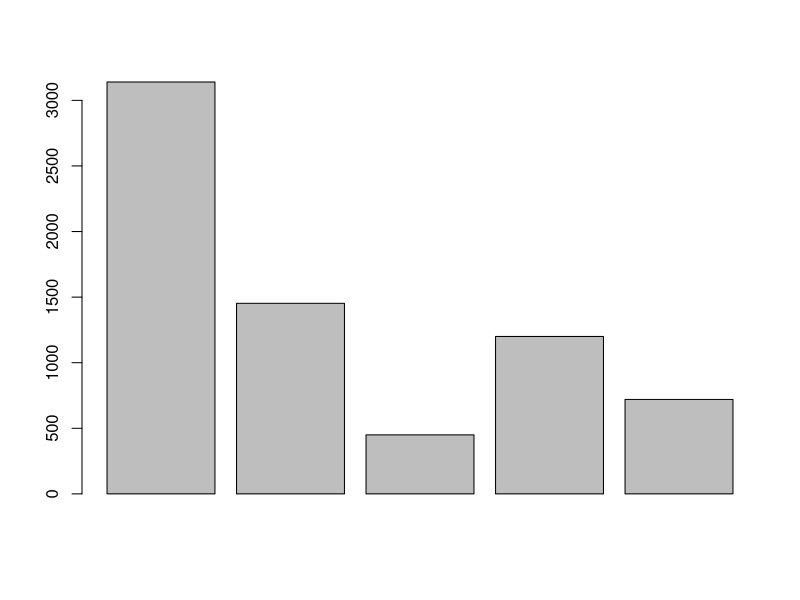
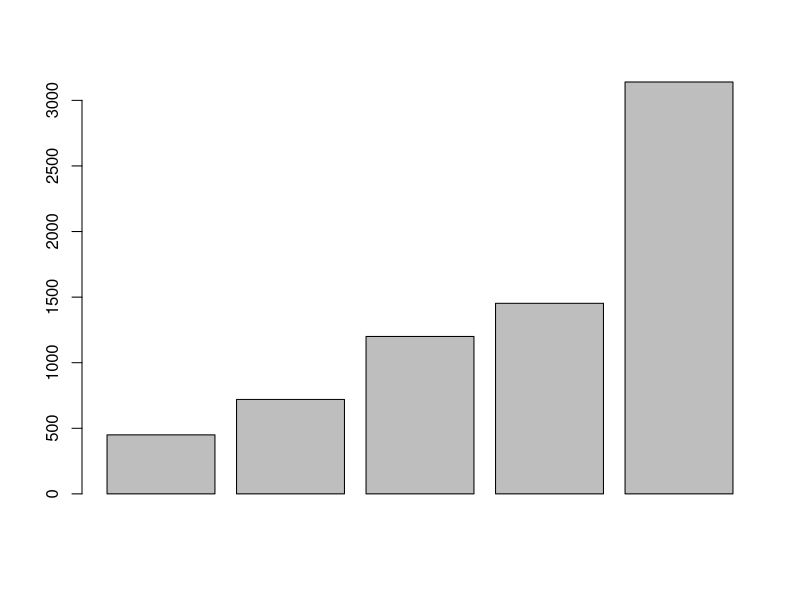
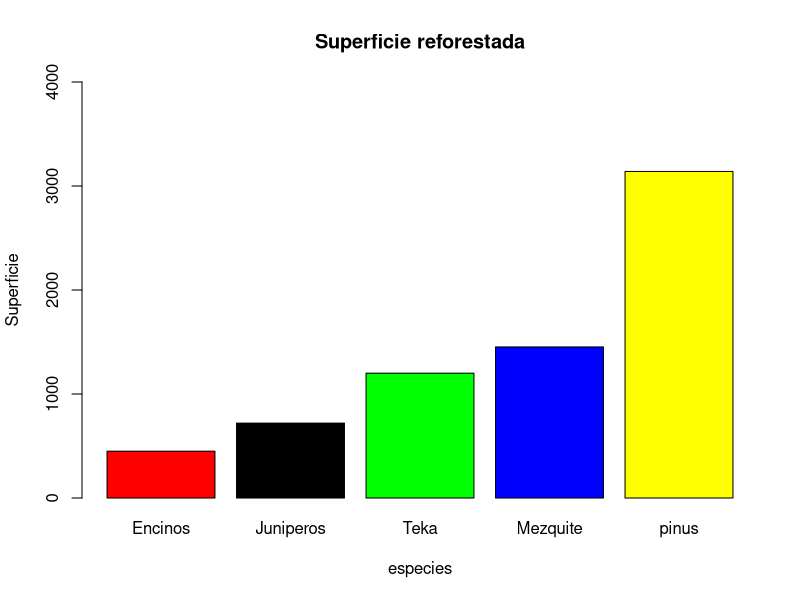

Recreate these plots in R, in order.
#Alumno: Luis_Miguel_Toribio_Ferrer
#Matricula: 2173385
#Fecha:03/02/2022

#Asignación 1: Primer análisis en R

#Parte 2: Problemas

# Problema 01: ------------------------------------------------------------

#Especies 

Pinus <- 3140
Pinus

Mezquite <- 1453
Mezquite

Encinos <- 450 
Encinos

Teka <- 1200
Teka 

Juniperos <- 720
Juniperos


superficie <- c(Pinus,Mezquite, Encinos, Teka, Juniperos)

barplot(superficie)

#Descubra cómo utilizar sort() para ordenar los elementos en la variable superficie, con el fin de organizar elementos en gastos en orden creciente

sort(superficie)

#Descubra cómo utilizar sort() y barplot() para producir un gráfico de barras con barras en orden decreciente


barplot(sort(superficie))

# Opcional: Mostrar los nombres de las variables debajo de cada una de las barras

datos <- c('Encinos','Juniperos', 'Teka','Mezquite','pinus')
hectareas <- c(450,720,1200,1453,3140)

barplot(height=hectareas, names=datos,  
        col=c('red','black','green','blue', 'yellow'),
        xlab="especies",
        ylab="Superficie",
        main="Superficie reforestada",
        ylim= c(0,4000))

#Determine la media de la variable superficie

mean(superficie)


# Problema 02: ------------------------------------------------------------

#Ingresar los datos en una variable llamada germinación

germinacion <- c(4, 1, 6, 2, 4, 2, 4, 2, 4, 6, 3, 5, 3, 2, 5, 4, 0, 5, 4,
                 2, 4, 5, 3, 5, 3, 5, 4, 3, 6, 2)
germinacion

#Determinar la media de germinación de las 30 cajas Petri

mean(germinacion)

#Averigue como determinar la desviasión estándar standar deviation usando la función help (enla modalidad que desee)

sd(germinacion)

# Problema 03: ------------------------------------------------------------

# Ingresar los datos en una variable llamada altura

altura <- c(38, 14, 44, 11, 9, 21, 39, 28, 41, 4, 35, 24, 36, 12,
            20, 31, 24, 25, 10, 21, 11, 36, 37, 20, 26)
altura

# Determinar la media de altura de las plántulas de Prosopis

mean(altura)

#Determinar la desviación estánda de la variable altura

sd(altura)

